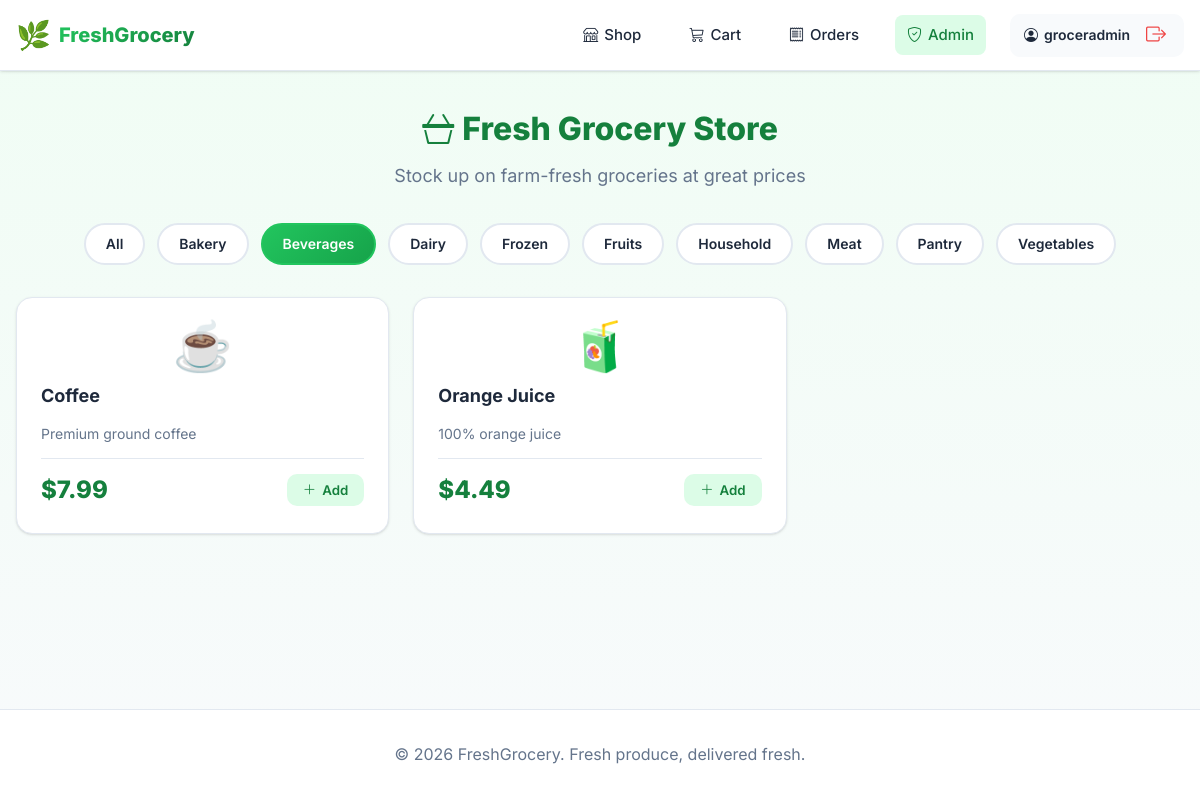
/shop?category=Beverages (signed in), run on the app's committed database.
### tables this page shows
CREATE TABLE users (
                id INTEGER PRIMARY KEY AUTOINCREMENT,
                username TEXT UNIQUE NOT NULL,
                email TEXT UNIQUE NOT NULL,
                password_hash TEXT NOT NULL,
                is_admin INTEGER NOT NULL DEFAULT 0,
                created_at TEXT NOT NULL
            );

CREATE TABLE products (
                id INTEGER PRIMARY KEY AUTOINCREMENT,
                name TEXT NOT NULL,
                emoji TEXT NOT NULL,
                category TEXT NOT NULL,
                price REAL NOT NULL,
                description TEXT
            );

### app.py (the view)
@app.route('/shop')
@login_required
def shop():
    db = get_db()
    cat = request.args.get('category', 'All')
    cats = ['All'] + [r['category'] for r in db.execute("SELECT DISTINCT category FROM products ORDER BY category").fetchall()]
    if cat == 'All':
        products = db.execute("SELECT * FROM products ORDER BY category, name").fetchall()
    else:
        products = db.execute("SELECT * FROM products WHERE category=? ORDER BY name", (cat,)).fetchall()
    return render_template('shop.html', products=products, categories=cats, active=cat)

### app.py (called while the page is built)
def get_db():
    db = getattr(g, '_database', None)
    if db is None:
        db = g._database = sqlite3.connect(DATABASE)
        db.row_factory = sqlite3.Row
        db.execute("PRAGMA foreign_keys = ON")
        db.execute("PRAGMA journal_mode = WAL")
    return db

def current_user():
    uid = session.get('user_id')
    if not uid:
        return None
    return get_db().execute("SELECT * FROM users WHERE id = ?", (uid,)).fetchone()

def login_required(f):
    @wraps(f)
    def decorated(*args, **kwargs):
        if not current_user():
            flash("Please log in to continue", "warning")
            return redirect(url_for('login', next=request.path))
        return f(*args, **kwargs)
    return decorated

def csrf_token():
    token = session.get('_csrf')
    if not token:
        token = secrets.token_urlsafe(32)
        session['_csrf'] = token
    return token

def get_cart():
    return session.get('cart', {})

def cart_count():
    cart = get_cart()
    return sum(cart.values())

@app.context_processor
def inject():
    return {'current_user': current_user(), 'csrf_token': csrf_token, 'cart_count': cart_count()}

### templates/shop.html (shortened to what this page needs)
{% extends "base.html" %}
{% block content %}
<div class="container">
    <div class="shop-header">
        <h1><i class="bi bi-basket3"></i> Fresh Grocery Store</h1>
        <p>Stock up on farm-fresh groceries at great prices</p>
    </div>
    <div class="category-filter">
        {% for c in categories %}
            <a href="{{ url_for('shop', category=c) }}" class="cat-btn {% if c == active %}active{% endif %}">{{ c }}</a>
        {% endfor %}
    </div>
    <div class="products-grid">
        {% for p in products %}
        <div class="product-card">
            <div class="product-emoji">{{ p.emoji }}</div>
            <h3 class="product-name">{{ p.name }}</h3>
            <p class="product-desc">{{ p.description }}</p>
            <div class="product-footer">
                <span class="product-price">${{ "%.2f"|format(p.price) }}</span>
                <form action="{{ url_for('add_to_cart', pid=p.id) }}" method="post">
                    <button type="submit" class="btn-add">
                        <i class="bi bi-plus-lg"></i> Add
                    </button>
                </form>
            </div>
        </div>
        {% endfor %}
    </div>
</div>
{% endblock %}

### templates/base.html (shortened to what this page needs)
<!DOCTYPE html>
<html lang="en">
<head>
    <link rel="stylesheet" href="https://cdn.jsdelivr.net/npm/bootstrap-icons@1.11.3/font/bootstrap-icons.min.css">
    <link rel="stylesheet" href="{{ url_for('static', filename='style.css') }}">
</head>
<body>
    <nav class="navbar">
        <div class="nav-container">
            <a class="nav-brand" href="{{ url_for('index') }}">
                <span class="brand-icon">🌿</span>
                <span class="brand-text">FreshGrocery</span>
            </a>
            <div class="nav-menu" id="navMenu">
                {% if current_user %}
                    <a href="{{ url_for('shop') }}" class="nav-link"><i class="bi bi-shop"></i> Shop</a>
                    <a href="{{ url_for('cart') }}" class="nav-link nav-cart">
                        <i class="bi bi-cart3"></i> Cart
                    </a>
                    <a href="{{ url_for('history') }}" class="nav-link"><i class="bi bi-receipt"></i> Orders</a>
                    {% if current_user.is_admin %}
                        <a href="{{ url_for('admin') }}" class="nav-link nav-admin"><i class="bi bi-shield-check"></i> Admin</a>
                    {% endif %}
                    <div class="nav-user">
                        <span class="user-name"><i class="bi bi-person-circle"></i> {{ current_user.username }}</span>
                        <form action="{{ url_for('logout') }}" method="post" style="display:inline">
                            <button class="btn-logout" type="submit"><i class="bi bi-box-arrow-right"></i></button>
                        </form>
                    </div>
                {% else %}
                    <a href="{{ url_for('login') }}" class="nav-link">Login</a>
                    <a href="{{ url_for('register') }}" class="nav-btn">Sign Up</a>
                {% endif %}
            </div>
        </div>
    </nav>
    <main class="main-content">
        {% block content %}{% endblock %}
    </main>
    <footer class="footer">
        <div class="container">
            <p>&copy; 2026 FreshGrocery. Fresh produce, delivered fresh.</p>
        </div>
    </footer>
</body>
</html>

### data on the page
users: username "groceradmin"
products: emoji "☕", name "Coffee", description "Premium ground coffee", price "7.99"
products: emoji "🧃", name "Orange Juice", description "100% orange juice", price "4.49"

### other printed values
{{ c }} "All" "Bakery" "Beverages" "Dairy" "Frozen" "Fruits" "Household" "Meat" "Pantry" "Vegetables"
